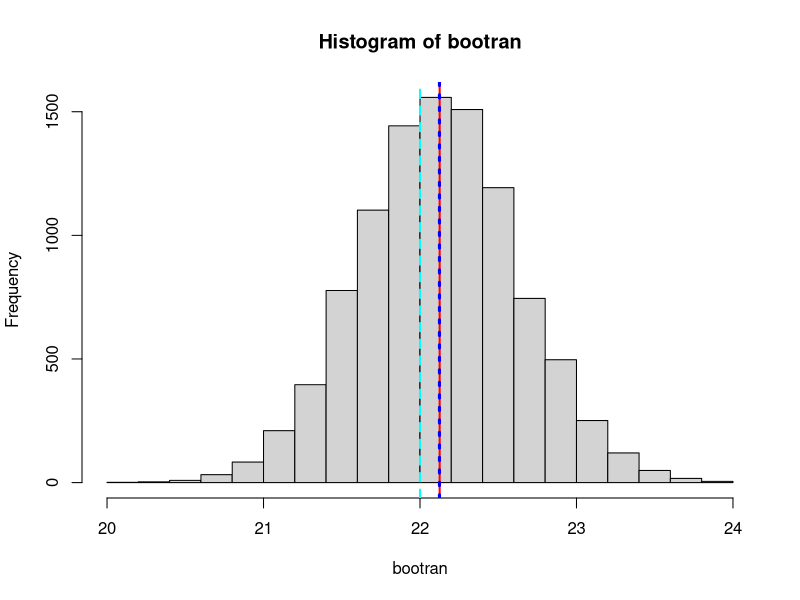

The R script that drew this image:
##########################################################
# Mariana Llamas-Cendon
# MSDS 6303 - 405
# Homework 4
# Third random normal distribution sample
# 19 Oct 2016
##########################################################


## As in Rnorm2.R , the random normal distribution sample that will be generated with 100 observations, a mean of 22 and a SD of 5

z <- rnorm(100, 22, 5)

### Again, we will find the mean of the random normal distribution sample generated in the previous step.

zbar <-mean(z)
zbar

## In this case the number of replications will be increased from 1000 to 10000 in order to see if a larger number of replications will return a closer mean value between the random normal distribution sample and the bootstrap sample.
### Initialize vector nsims to store the number of replications

nsims <- 10000

### Generate vector called bootran to coerce nsims into a numeric type (in case is not numeric)

bootran <- numeric(nsims)

### Use a for loop to bootstrap sample and obtain an estimate of the population mean

for (i in 1:nsims){
  bootsample <-sample(z, 100, replace=TRUE) # initialize vector bootsamps to get a sample for each of the 1000 repetitions, with replacement
  bootran[i] <- mean(bootsample)} # put the mean of that sample into vector bootmean, that will return 1000 sample means from the 1000 bootstrap samples

### Get a summary for the bootstrap sample
summary(bootran)

### Create histogram for vector bootran

hist(bootran)

### Identify the mean of the random normal distribution sample xbar on the histogram 

abline(v=zbar, col="red", lwd=2)

### Identify the mean of the bootstrap sample on the histogram

abline(v=mean(bootran), col="blue", lwd=3, lty=3)

### Compare to the mean of the normal distribution x

abline(v=22, col="cyan", lwd=2, lty=2)

### Calculate standard deviation of bootran

sd(bootran)

### Calculate Mean Square Error of original random normal distribution sample

msqerror <- sd(z)/sqrt(100)
msqerror





